Frame 1 (no input): blank canvas, image omitted
Frame 60 (the mouse pressed at the canvas centre just before this capture): blank canvas, image omitted
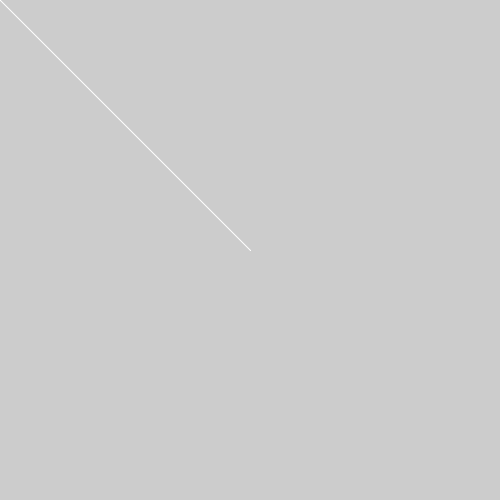
Frame 120 (the mouse held since frame 60 and released just before this capture)

The Processing sketch whose frames 1 and 60 were blank and that drew this single picture after the mouse press (run headless with seeded random() and noise(); from frame 60 on, the mouse is pressed at the canvas centre):

// Processing sketch: drawing_program
// ── drawing_program.pde
void setup()
{
  size(500,500);
}

void draw()
{
 // background(0);
  stroke(255);
  fill(255);
//  ellipse(mouseX, mouseY, 100, 100);
  line(pmouseX, pmouseY, mouseX, mouseY);
  println(mouseX + " " + mouseY); //Uses the coordinates for the location of crusor
}
